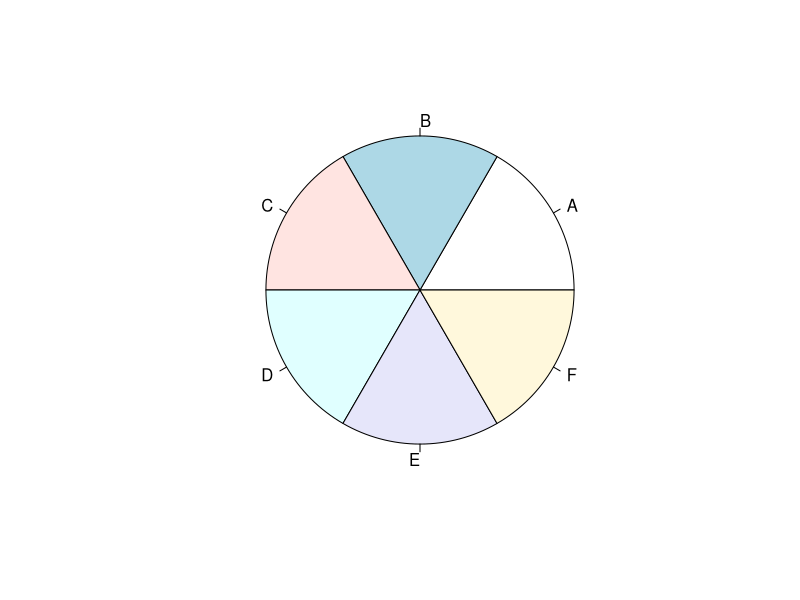
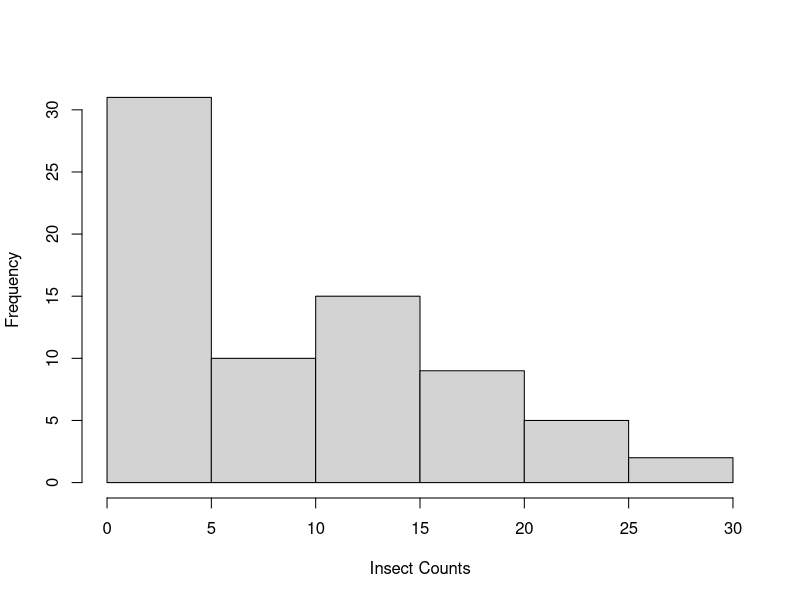
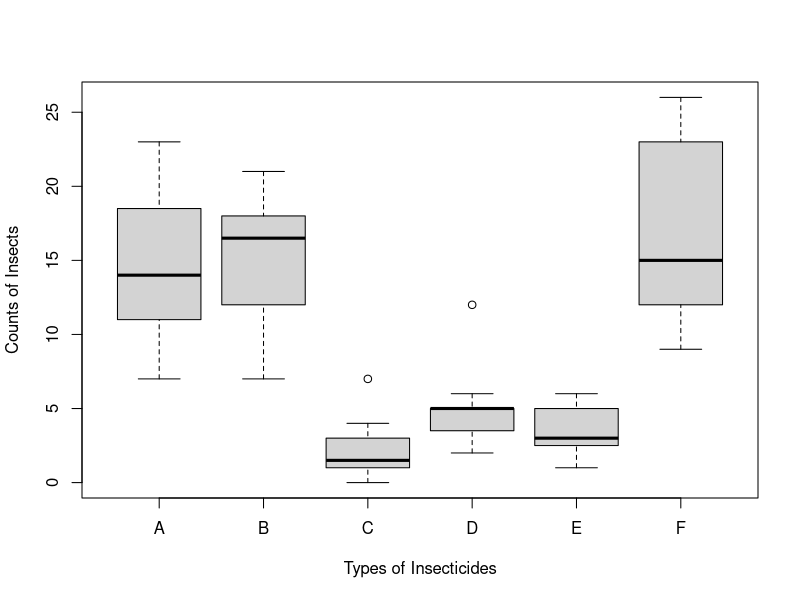
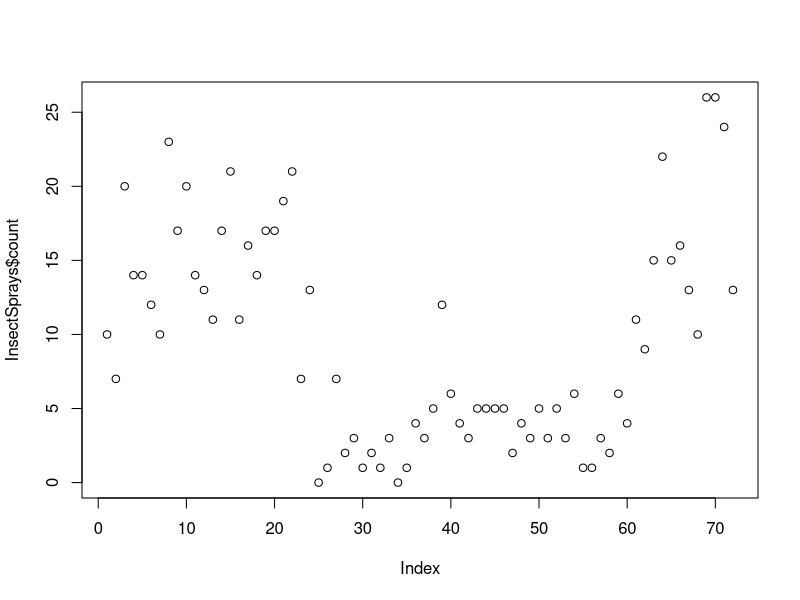
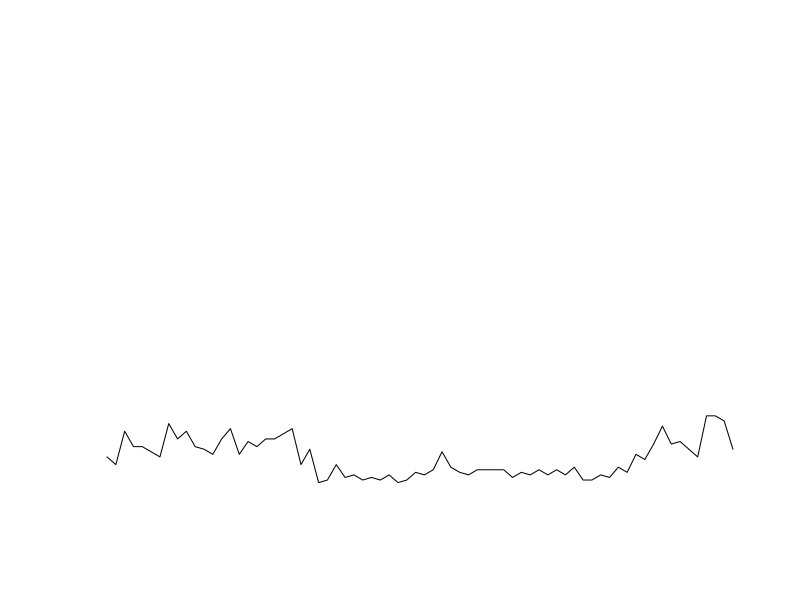
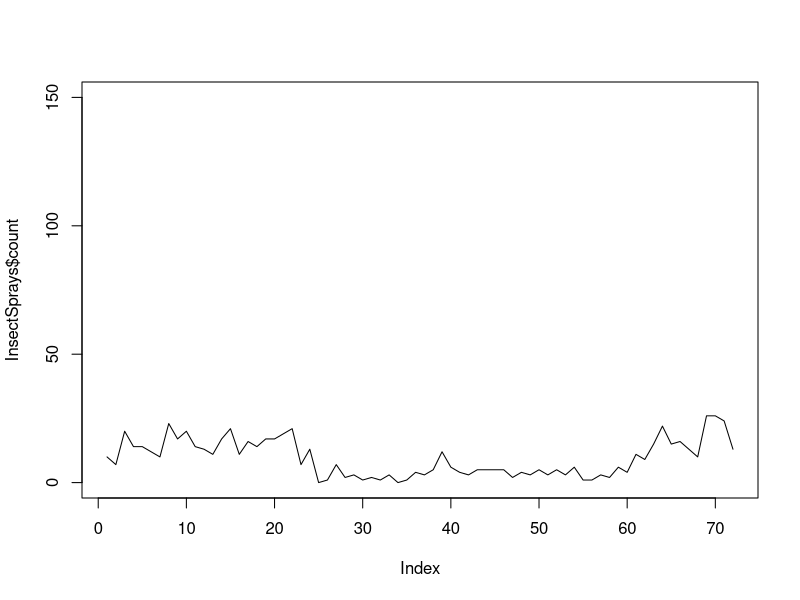

These charts were generated, in order, by the following R code:
x=c(3, 1, 4, 2, 1, 4, 5, 1,4)
length(x)
mean(x)
table(x)

data("InsectSprays")
dim(InsectSprays)
table(InsectSprays[,"spray"])
pie(table(InsectSprays[,"spray"]))
summary(InsectSprays[,"count"])

hist(InsectSprays[,"count"], xlab="Insect Counts", main="")

?plot
plot(count~spray, data = InsectSprays, xlab ="Types of Insecticides", ylab = "Counts of Insects")
plot(InsectSprays$count)
plot(InsectSprays$count,axes=F, ylim=c(0,150), typ='l', ann=F)
plot(InsectSprays$count,ylim=c(0,150), typ='l')

anova(lm(count~spray, data=InsectSprays))
